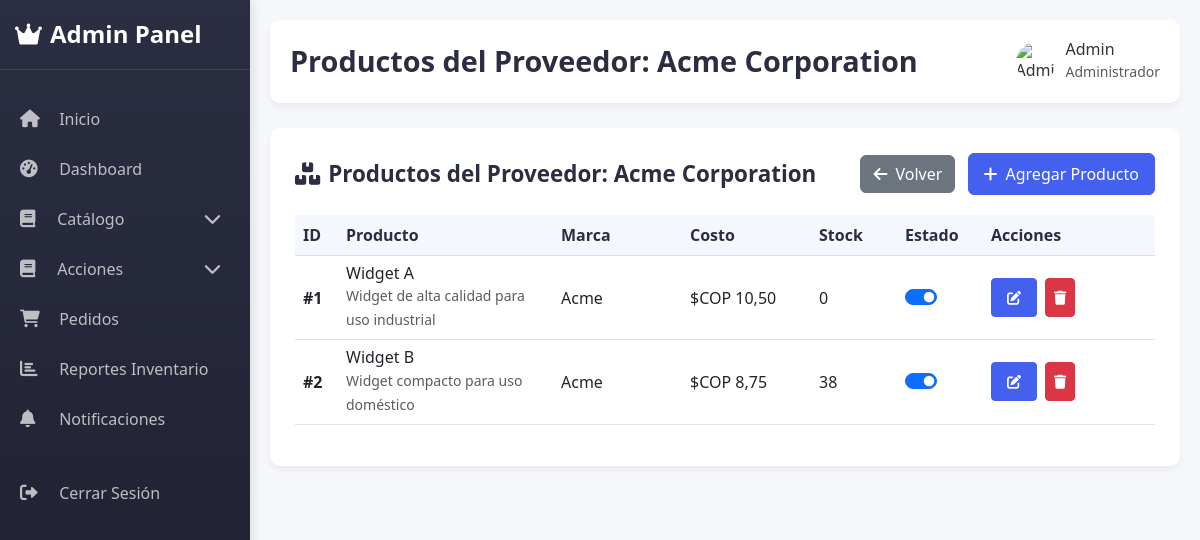
Screenshot of /admin/proveedores/1/productos (signed in) with the database file from the repository.
### models.py (models this page shows, shortened)
class Proveedor(db.Model):
    __tablename__ = 'proveedor'
    id = db.Column(db.Integer, primary_key=True)
    nombre = db.Column(db.String(100), nullable=False)
    identificacion = db.Column(db.String(20), unique=True, nullable=False)
    tipo = db.Column(db.String(50), nullable=False)
    direccion = db.Column(db.String(200))
    telefono = db.Column(db.String(20))
    email = db.Column(db.String(100))
    activo = db.Column(db.Boolean, default=True)
    productos = db.relationship('ProductoProveedor', back_populates='proveedor', lazy='dynamic')
    productos_tienda = db.relationship('Producto', back_populates='proveedor')
    compras = db.relationship('Compra', back_populates='proveedor', lazy='dynamic')

class Usuario(db.Model):
    id = db.Column(db.Integer, primary_key=True)
    nombre = db.Column(db.String(100), nullable=False)
    email = db.Column(db.String(100), unique=True, nullable=False)
    identificacion = db.Column(db.String(12), unique=True, nullable=False)
    password = db.Column(db.String(200), nullable=False)
    es_admin = db.Column(db.Boolean, default=False)
    fecha_registro = db.Column(db.DateTime, default=datetime.utcnow)
    activo = db.Column(db.Boolean, default=True)
    puntos = db.Column(db.Integer, default=0)

class ProductoProveedor(db.Model):
    __tablename__ = 'producto_proveedor'
    id = db.Column(db.Integer, primary_key=True)
    proveedor_id = db.Column(db.Integer, db.ForeignKey('proveedor.id'), nullable=False)
    nombre = db.Column(db.String(100), nullable=False)
    descripcion = db.Column(db.Text)
    marca = db.Column(db.String(50))
    costo = db.Column(db.Float, nullable=False)
    stock = db.Column(db.Integer, nullable=False)
    es_compra = db.Column(db.Boolean, default=False)
    activo = db.Column(db.Boolean, default=True)
    fecha_creacion = db.Column(db.DateTime, default=datetime.utcnow)
    proveedor = db.relationship('Proveedor', back_populates='productos')
    detalles_compra = db.relationship('DetalleCompra', back_populates='producto_proveedor', cascade='all, delete-orphan')

### app.py (the view)
@app.route('/admin/proveedores/<int:proveedor_id>/productos')
@admin_required
def listar_productos_proveedor(proveedor_id):
    proveedor = Proveedor.query.get_or_404(proveedor_id)
    productos = ProductoProveedor.query.filter_by(proveedor_id=proveedor_id).all()
    return render_template('admin/productos_proveedor.html',
                         proveedor=proveedor,
                         productos=productos)

### app.py (called while the page is built, shortened)
@app.context_processor
def inject_categorias_y_carrito():
    categorias_principales = Categoria.query.filter_by(parent_id=None, activa=True).all()
    carrito_count = None
    puntos_usuario = None
    forgot_errors = session.pop('forgot_errors', None)
    forgot_form_data = session.pop('forgot_form_data', None)
    if 'usuario_id' in session:
        carrito_count = Carrito.query.filter_by(usuario_id=session['usuario_id']).count()
        usuario = Usuario.query.get(session['usuario_id'])
        puntos_usuario = usuario.puntos if usuario else None
    return dict(
        categorias_principales=categorias_principales,
        carrito_count=carrito_count,
        puntos_usuario=puntos_usuario,
        forgot_errors=forgot_errors,
        forgot_form_data=forgot_form_data
    )

@app.before_request
def before_request():
    g.current_time = datetime.now(timezone.utc)

def admin_required(f):
    @wraps(f)
    def decorated_function(*args, **kwargs):
        return f(*args, **kwargs)
    return decorated_function

@app.template_filter('currency')
def currency_filter(value):
    try:
        value = float(value)
        return 'COP ' + '{:,.2f}'.format(value).replace(',', 'X').replace('.', ',').replace('X', '.')
    except Exception:
        return value

### templates/admin/productos_proveedor.html (shortened to what this page needs)
{% extends 'admin/base.html' %}
{% block title %}Productos del Proveedor: {{ proveedor.nombre }}{% endblock %}
{% block content %}
<div class="data-card">
    <div class="card-header d-flex justify-content-between align-items-center">
        <h5 class="card-title mb-0">
            <i class="fas fa-boxes me-2"></i>Productos del Proveedor: {{ proveedor.nombre }}
        </h5>
        <div>
            <a href="{{ url_for('admin_proveedores') }}" class="btn btn-secondary me-2">
                <i class="fas fa-arrow-left me-2"></i>Volver
            </a>
            <a href="{{ url_for('agregar_producto_proveedor', proveedor_id=proveedor.id) }}" class="btn btn-primary">
                <i class="fas fa-plus me-2"></i>Agregar Producto
            </a>
        </div>
    </div>
    <div class="table-responsive">
        <table class="table table-hover align-middle">
            <thead class="table-light">
                <tr>
                    <th width="5%">ID</th>
                    <th width="25%">Producto</th>
                    <th width="15%">Marca</th>
                    <th width="15%">Costo</th>
                    <th width="10%">Stock</th>
                    <th width="10%">Estado</th>
                    <th width="20%">Acciones</th>
                </tr>
            </thead>
            <tbody>
                {% if productos %}
                    {% for producto in productos %}
                    <tr>
                        <td class="fw-semibold">#{{ producto.id }}</td>
                        <td>
                            <h6 class="mb-0">{{ producto.nombre }}</h6>
                            <small class="text-muted">{{ producto.descripcion|truncate(50) }}</small>
                        </td>
                        <td>{{ producto.marca or 'Sin marca' }}</td>
                        <td>${{ producto.costo|currency }}</td>
                        <td>{{ producto.stock }}</td>
                        <td>
                            <div class="form-check form-switch">
                                <input class="form-check-input toggle-activo"
                                       type="checkbox"
                                       id="activo_{{ producto.id }}"
                                       data-producto-id="{{ producto.id }}"
                                       {% if producto.activo %}checked{% endif %}>
                            </div>
                        </td>
                        <td>
                            <div class="d-flex">
                                <a href="{{ url_for('editar_producto_proveedor', proveedor_id=proveedor.id, producto_id=producto.id) }}"
                                   class="btn btn-sm btn-primary me-2"
                                   data-bs-toggle="tooltip" title="Editar">
                                    <i class="fas fa-edit"></i>
                                </a>
                                <button class="btn btn-sm btn-danger"
                                    data-bs-toggle="modal"
                                        data-bs-target="#deleteModal"
                                        data-producto-id="{{ producto.id }}"
                                        data-producto-nombre="{{ producto.nombre }}"
                                        data-proveedor-id="{{ proveedor.id }}"
                                        title="Eliminar">
                                    <i class="fas fa-trash"></i>
                                </button>
                            </div>
                        </td>
                    </tr>
                    {% endfor %}
                {% endif %}
            </tbody>
        </table>
    </div>
</div>
{% endblock %}

### templates/admin/base.html (shortened to what this page needs)
<!DOCTYPE html>
<html lang="es">
<head>
    <link href="https://cdn.jsdelivr.net/npm/bootstrap@5.3.0-alpha1/dist/css/bootstrap.min.css" rel="stylesheet">
    <link rel="stylesheet" href="https://cdnjs.cloudflare.com/ajax/libs/font-awesome/6.0.0/css/all.min.css">
    <link href="{{ url_for('static', filename='css/styles.css') }}" rel="stylesheet">
    </head>
<body>
    <div class="admin-container">
        <div class="toast-container position-fixed top-0 end-0 p-3" style="z-index: 1100">
        </div>
        <div class="admin-sidebar">
            <div class="logo">
                <h3><i class="fas fa-crown me-2"></i>Admin Panel</h3>
            </div>
            <ul class="nav flex-column mt-4">
                <li class="nav-item">
                    <a class="nav-link {% if request.endpoint == 'admin_inicio' %}active{% endif %}" href="{{ url_for('admin_inicio') }}">
                        <i class="fa-solid fa-house"></i> Inicio
                    </a>
                </li>
                <li class="nav-item">
                    <a class="nav-link {% if request.endpoint == 'admin_dashboard' %}active{% endif %}" href="{{ url_for('admin_dashboard') }}">
                        <i class="fas fa-tachometer-alt"></i> Dashboard
                    </a>
                </li>
                <li class="nav-item nav-dropdown">
                    <div class="nav-link nav-dropdown-toggle collapsed" data-bs-toggle="collapse" href="#catalogMenu">
                        <div>
                            <i class="fas fa-book me-2"></i> Catálogo
                        </div>
                        <i class="fas fa-chevron-down dropdown-icon"></i>
                    </div>
                </li>
                <li class="nav-item nav-dropdown">
                    <div class="nav-link nav-dropdown-toggle collapsed" data-bs-toggle="collapse" href="#actionsMenu">
                        <div>
                            <i class="fas fa-book me-2"></i> Acciones
                        </div>
                        <i class="fas fa-chevron-down dropdown-icon"></i>
                    </div>
                </li>
                <li class="nav-item">
                    <a class="nav-link {% if request.endpoint == 'admin_pedidos' %}active{% endif %}" href="{{ url_for('admin_pedidos') }}">
                        <i class="fas fa-shopping-cart"></i> Pedidos
                    </a>
                </li>
                <li class="nav-item">
                    <a class="nav-link {% if request.endpoint == 'reportes_inventario' %}active{% endif %}" href="{{ url_for('reportes_inventario') }}">
                        <i class="fas fa-chart-bar"></i> Reportes Inventario
                    </a>
                </li>
                <li class="nav-item">
                    <a class="nav-link" href="{{ url_for('admin_notificaciones') }}">
                        <i class="fas fa-bell"></i> Notificaciones
                    </a>
                </li>
                <li class="nav-item mt-4">
                    <a class="nav-link" href="{{ url_for('logout') }}" id="logoutLink">
                        <i class="fas fa-sign-out-alt"></i> Cerrar Sesión
                    </a>
                </li>
            </ul>
        </div>
        <div class="admin-main">
            <div class="admin-header">
                <h1>{% block title %}{% endblock %}</h1>
                <div class="user-profile">
                    <img src="https://www.certus.edu.pe/blog/wp-content/uploads/2019/04/certus-seguir-la-carrera-administracion-empresas-1200x720.jpg" alt="Admin">
                    <div>
                        <h6 class="mb-0">{{ session['usuario_nombre'] }}</h6>
                        <small class="text-muted">Administrador</small>
                    </div>
                </div>
            </div>
            <div id="content-container">
                {% block content %}{% endblock %}
            </div>
        </div>
    </div>
</body>
</html>

### static/css/styles.css (style rules this page uses)
body { font-family: 'Poppins', sans-serif; background-color: #f8f9fa; display: flex; flex-direction: column; min-height: 100vh; margin: 0; }
.nav-link { font-weight: 500; position: relative; padding: 0.5rem 1rem !important; transition: all 0.3s ease; border-radius: 8px; margin: 0 2px; }
.nav-link::after { content: ''; position: absolute; bottom: 0; left: 50%; width: 0; height: 3px; background: linear-gradient(to right, #4facfe, #00f2fe); border-radius: 2px; transition: all 0.3s ease; transform: translateX(-50%); }

### templates/admin/base.html (style rules this page uses)
:root { --primary-color: #4361ee; --secondary-color: #3f37c9; --accent-color: #4895ef; --success-color: #4cc9f0; --dark-color: #2b2d42; --light-color: #f8f9fa; --danger-color: #e63946; --warning-color: #f48c06; }
body { background-color: #f5f7fb; font-family: 'Segoe UI', Tahoma, Geneva, Verdana, sans-serif; color: #333; }
.admin-container { display: flex; min-height: 100vh; }
.admin-sidebar .logo { padding: 20px 15px; border-bottom: 1px solid rgba(255,255,255,0.1); }
.admin-sidebar .logo h3 { font-weight: 700; font-size: 1.5rem; margin: 0; }
.admin-sidebar .nav-link { color: rgba(255,255,255,0.7); padding: 12px 20px; border-left: 4px solid transparent; transition: all 0.3s; font-weight: 500; margin: 5px 0; }
.admin-sidebar .nav-link i { width: 25px; font-size: 1.1rem; margin-right: 10px; }
.admin-main { flex: 1; padding: 20px; overflow-y: auto; }
.admin-header { background: white; border-radius: 10px; padding: 20px; box-shadow: 0 4px 6px rgba(0,0,0,0.05); margin-bottom: 25px; display: flex; justify-content: space-between; align-items: center; }
.admin-header h1 { font-weight: 700; font-size: 1.8rem; color: var(--dark-color); margin: 0; }
.user-profile { display: flex; align-items: center; }
.user-profile img { width: 40px; height: 40px; border-radius: 50%; margin-right: 10px; object-fit: cover; }
.data-card { background: white; border-radius: 10px; box-shadow: 0 4px 6px rgba(0,0,0,0.05); padding: 25px; margin-bottom: 25px; }
.data-card .card-header { background: transparent; border: none; padding: 0 0 20px 0; display: flex; justify-content: space-between; align-items: center; }
.data-card .card-title { font-weight: 700; font-size: 1.4rem; color: var(--dark-color); margin: 0; }
.data-card .btn-primary { background-color: var(--primary-color); border-color: var(--primary-color); padding: 8px 15px; font-weight: 500; }
.table th { font-weight: 600; color: var(--dark-color); background-color: rgba(67, 97, 238, 0.05); }
.toast-container { max-width: 350px; }
.admin-sidebar { width: 250px; background: linear-gradient(180deg, var(--dark-color) 0%, #1d1f2e 100%); color: white; box-shadow: 3px 0 10px rgba(0,0,0,0.1); z-index: 1000; transition: all 0.3s; position: fixed; height: 100vh; overflow-y: auto; }
.admin-main { flex: 1; padding: 20px; overflow-y: auto; margin-left: 250px; }
.nav-dropdown-toggle { display: flex; align-items: center; cursor: pointer; position: relative; padding-right: 30px; }
.nav-dropdown-toggle .dropdown-icon { position: absolute; right: 15px; top: 50%; transform: translateY(-50%); transition: transform 0.3s ease; font-size: 0.8rem; width: 20px; height: 20px; display: flex; align-items: center; justify-content: center; }
.nav-dropdown-toggle.collapsed .dropdown-icon { transform: translateY(-50%) rotate(0deg); }
.nav-dropdown-toggle > div { flex: 1; }

### rows the page displays
Proveedor: nombre "Acme Corporation"
Usuario: usuario_nombre "Admin"
ProductoProveedor: id "1", nombre "Widget A", descripcion "Widget de alta calidad para uso industrial", marca "Acme", costo "COP 10,50", stock "0", activo "☑"
ProductoProveedor: id "2", nombre "Widget B", descripcion "Widget compacto para uso doméstico", marca "Acme", costo "COP 8,75", stock "38", activo "☑"
